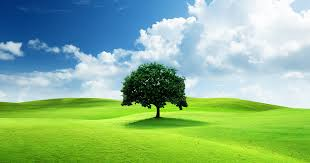
#> input picture segment.jpeg, 310 x 163 px
$ jupyter execute classicalsegmentation.ipynb
#> lines starting #> are read from the running program, lines starting #| are printed output that depends on the picture; after the words box and inside, x2 and y2 are one past the last pixel; in counts of white or black regions, pixels touching at a corner belong together
# Classical Image Segmentation

Image segmentation is the process of partitioning an image into meaningful regions, making it easier to analyze or process. Classical segmentation techniques use traditional image processing methods without involving machine learning or deep learning.

---

## What is Image Segmentation?

Image segmentation groups pixels into segments based on certain criteria such as color, intensity, texture, shape, or spatial proximity. The goal is to simplify or change the representation of an image into something more meaningful and easier to analyze.

---

## Classical Segmentation Techniques in OpenCV

OpenCV provides several classical image segmentation methods, including:

- **Thresholding**: Segmenting based on pixel intensity.
- **Adaptive Thresholding**: Threshold values vary over the image.
- **Otsu's Thresholding**: Automatically determines threshold based on histogram.
- **Watershed Algorithm**: Treats grayscale image as a topographic surface and segments by flooding.
- **Contour Detection**: Finding boundaries of objects in images.

---

## Example: Thresholding and Contour-based Segmentation

1. Convert the image to grayscale.
2. Apply Gaussian blur to reduce noise.
3. Apply Canny Edge Detector or Thresholding to detect edges.
4. Find contours to segment the objects.
5. Draw contours or masks for segmentation.

---

## Limitations of Classical Segmentation

- Sensitive to noise and lighting variations.
- Hard-coded parameters may not generalize well.
- Less effective for complex images with overlapping objects or textures.
- Computationally efficient but limited in accuracy compared to modern methods.

---

## Summary

Classical image segmentation methods are foundational and great for simple tasks and real-time applications. However, for complex segmentation tasks, modern techniques like clustering, graph-based methods, or deep learning are more effective.

---

[cell 1]
import cv2
import numpy as np
import matplotlib.pyplot as plt

# Load the image
image = cv2.imread('segment.jpeg')
#> image is the input picture: shape (163, 310, 3); mean B, G, R 140.2, 183.7, 140.1
image_rgb = cv2.cvtColor(image, cv2.COLOR_BGR2RGB)
gray = cv2.cvtColor(image, cv2.COLOR_BGR2GRAY)
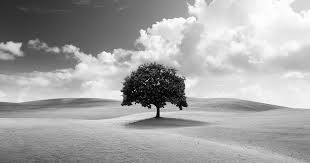
#> gray: shape (163, 310); min 1, max 255, mean 165.7

# 1. Global Thresholding
_, global_thresh = cv2.threshold(gray, 127, 255, cv2.THRESH_BINARY)
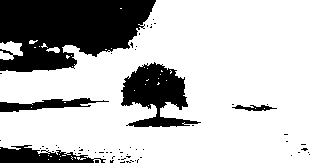
#> global_thresh: shape (163, 310); 74.3% white; 65 black regions (60 under 20 px), largest, box (x1, y1, x2, y2) and area: (0, 0, 156, 72) 8176, (121, 62, 201, 127) 2697, (0, 145, 106, 163) 1070, (0, 98, 109, 112) 714, (232, 105, 277, 111) 146

# 2. Otsu's Thresholding
_, otsu_thresh = cv2.threshold(gray, 0, 255, cv2.THRESH_BINARY + cv2.THRESH_OTSU)
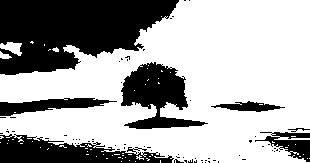
#> otsu_thresh: shape (163, 310); 65.5% white; 69 black regions (62 under 20 px), largest, box (x1, y1, x2, y2) and area: (0, 0, 179, 75) 9177, (121, 62, 208, 129) 2944, (0, 134, 174, 163) 2882

# 3. Adaptive Thresholding
adaptive_thresh = cv2.adaptiveThreshold(
    gray, 255,
    cv2.ADAPTIVE_THRESH_GAUSSIAN_C,
    cv2.THRESH_BINARY,
    11, 2
)
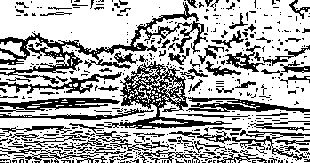
#> adaptive_thresh: shape (163, 310); 68% white; black in thin lines or dots

# 4. Morphological Operations (cleaning noise)
kernel = np.ones((3, 3), np.uint8)
morph_cleaned = cv2.morphologyEx(adaptive_thresh, cv2.MORPH_OPEN, kernel)
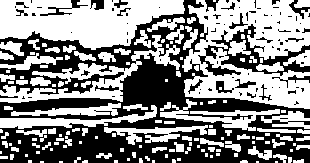
#> morph_cleaned: shape (163, 310); 54% white; 92 black regions (66 under 20 px), largest, box (x1, y1, x2, y2) and area: (0, 0, 310, 163) 19774, (198, 24, 310, 76) 1716, (40, 0, 88, 16) 172

# 5. Color Segmentation using HSV
hsv = cv2.cvtColor(image, cv2.COLOR_BGR2HSV)
#> hsv: shape (163, 310, 3); mean H, S, V 77.1, 133.4, 199.5
# Define range for a color (e.g., blue)
lower = np.array([90, 50, 50])
upper = np.array([130, 255, 255])
mask = cv2.inRange(hsv, lower, upper)
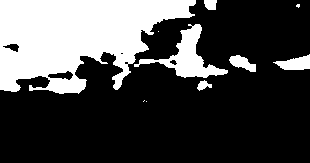
#> mask: shape (163, 310); 28.2% white; 10 white regions (4 under 20 px), largest, box (x1, y1, x2, y2) and area: (0, 0, 196, 94) 11865, (134, 24, 228, 78) 1529, (273, 54, 310, 70) 360, (229, 55, 256, 72) 257, (204, 0, 217, 10) 111, (197, 80, 212, 91) 91
color_segment = cv2.bitwise_and(image_rgb, image_rgb, mask=mask)
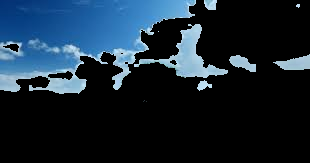
#> color_segment: shape (163, 310, 3); mean R, G, B 23.1, 38.6, 52.1

# 6. Plotting all results
titles = [
    "Original",
    "Global Thresholding",
    "Otsu's Thresholding",
    "Adaptive Thresholding",
    "Morph Cleaned",
    "Color Segmentation (HSV)"
]
images = [
    image_rgb,
    global_thresh,
    otsu_thresh,
    adaptive_thresh,
    morph_cleaned,
    color_segment
]

plt.figure(figsize=(15, 10))
for i in range(6):
    plt.subplot(2, 3, i + 1)
    plt.title(titles[i])
    cmap = 'gray' if i in [1, 2, 3, 4] else None
    plt.imshow(images[i], cmap=cmap)
    plt.axis('off')
plt.tight_layout()
plt.show()

$ run again, with ForGradient.jpeg copied over segment.jpeg
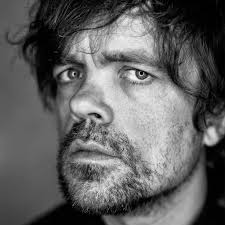
#> input picture ForGradient.jpeg, 225 x 225 px
#> image is the input picture: shape (225, 225, 3); min 0, max 249, mean 96.8
#> `_, global_thresh = cv2.threshold(gray, 127, 255, cv2.THRESH_BINARY)`:
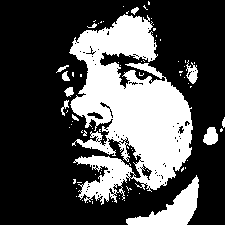
#> global_thresh: shape (225, 225); 30.6% white; 78 white regions (66 under 20 px), largest, box (x1, y1, x2, y2) and area: (69, 14, 193, 205) 13255, (126, 175, 199, 225) 1348, (203, 127, 218, 145) 198
#> otsu_thresh: shape (225, 225); 34.8% white; 73 white regions (61 under 20 px), largest, box (x1, y1, x2, y2) and area: (69, 7, 194, 206) 14765, (124, 171, 201, 225) 1584, (184, 56, 199, 89) 282
#> adaptive_thresh: shape (225, 225); 66.2% white; black in thin lines or dots
#> `morph_cleaned = cv2.morphologyEx(adaptive_thresh, cv2.MORPH_OPEN, kern..`:
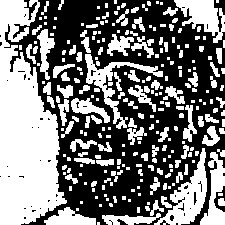
#> morph_cleaned: shape (225, 225); 47.2% white; 257 white regions (140 under 20 px), largest, box (x1, y1, x2, y2) and area: (0, 0, 67, 225) 9566, (154, 148, 207, 225) 1482, (174, 0, 225, 43) 1112
#> hsv: shape (225, 225, 3); mean H, S, V 0, 0, 96.8
#> mask: shape (225, 225); every value is 0
#> color_segment: shape (225, 225, 3); every value is 0
